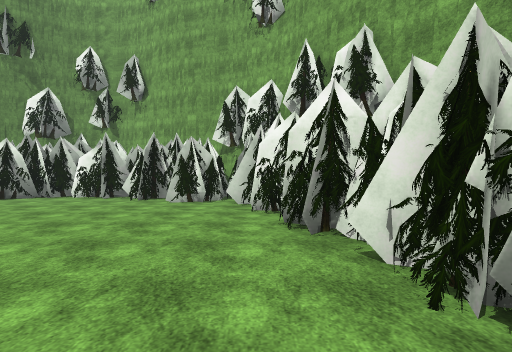
[1] (above)

21 first-person views from a walk through a scene from a Unity 3-D project. The camera is 1.5 m above the floor, looks level and sees 85° across. The floor is counted in squares, 2 m on a side. Each view is taken from the middle of a square. On the plan, view 1 faces up. The plan holds only what a view shows up to about 10 squares ahead; the rest is blank. The place goes on beyond the plan. Some animated figures are not drawn. Some surface patterns are stand-ins.

[2]
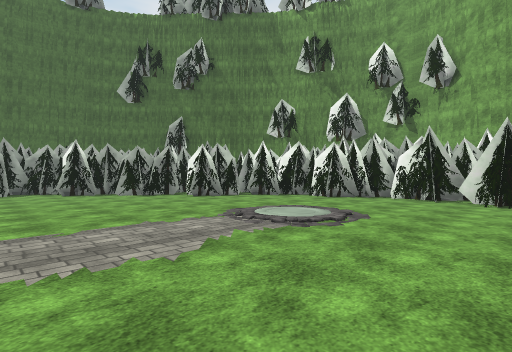

[3]
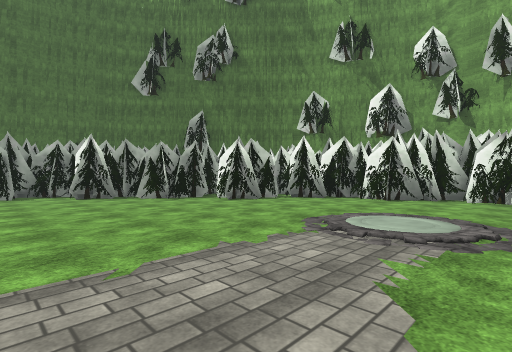

[4]
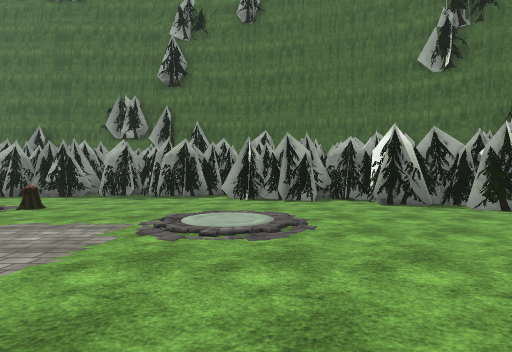

[5]
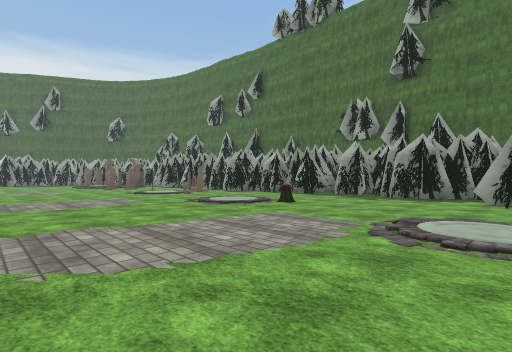

[6]
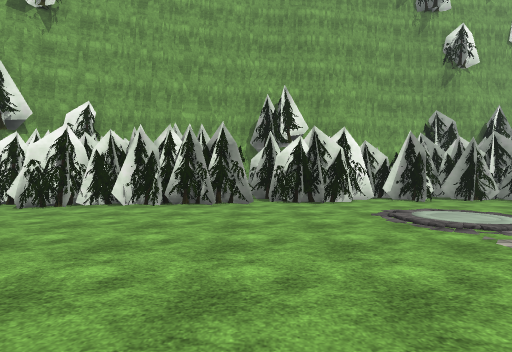

[7]
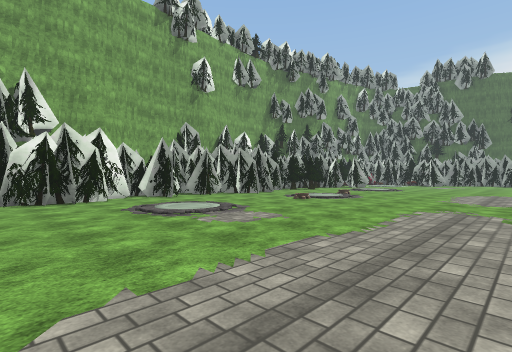

[8]
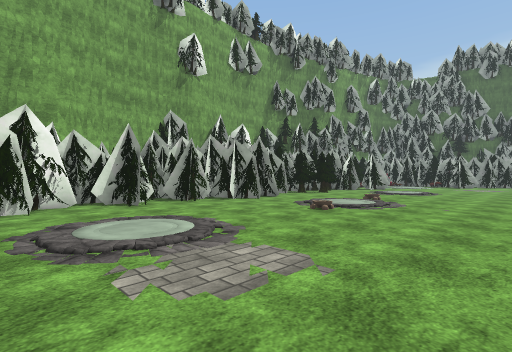

[9]
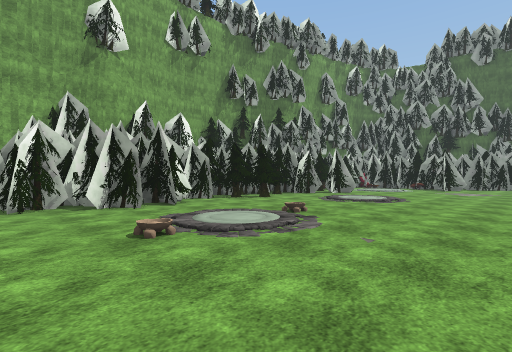

[10]
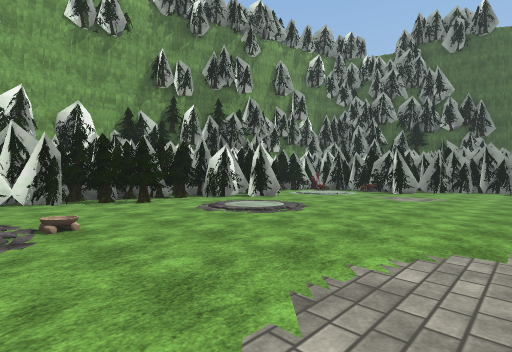

[11]
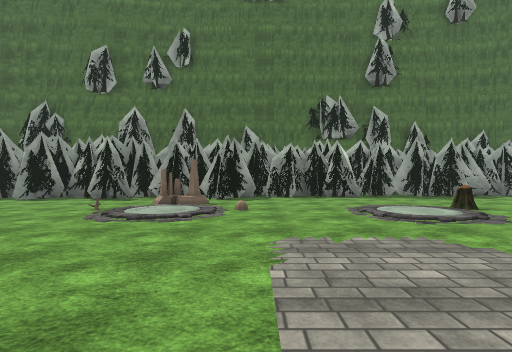

[12]
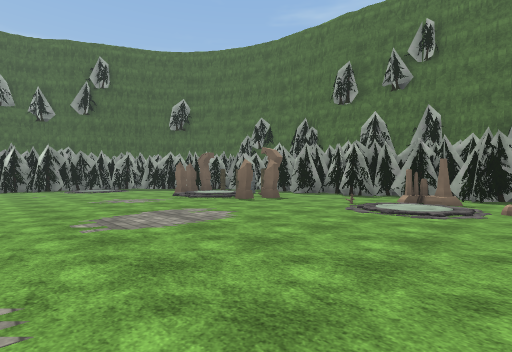

[13]
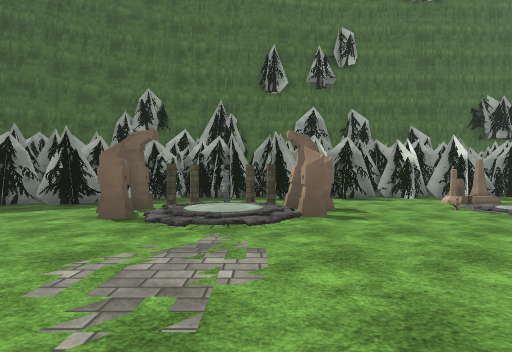

[14]
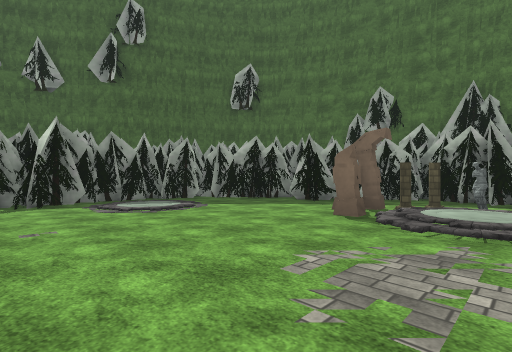

[15]
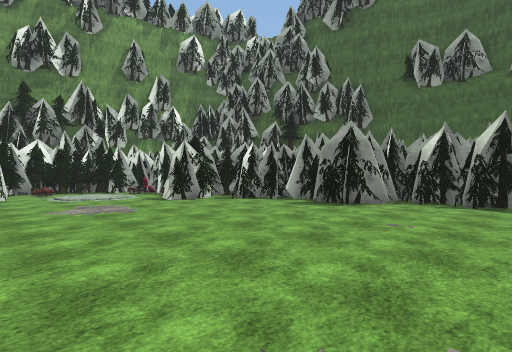

[16]
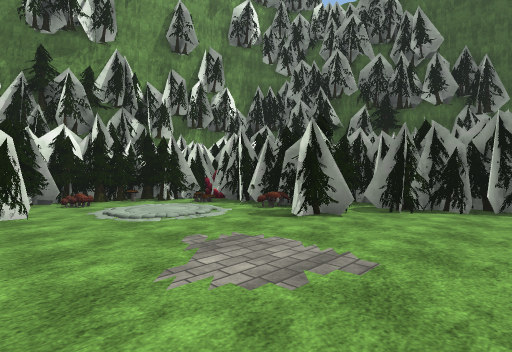

[17]
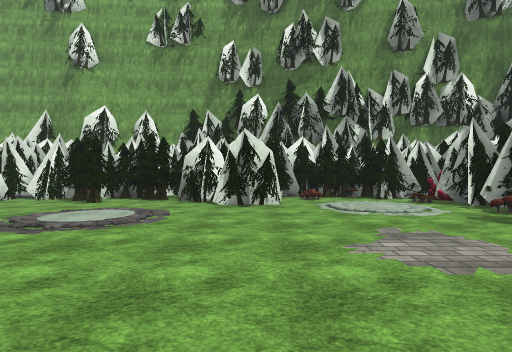

[18]
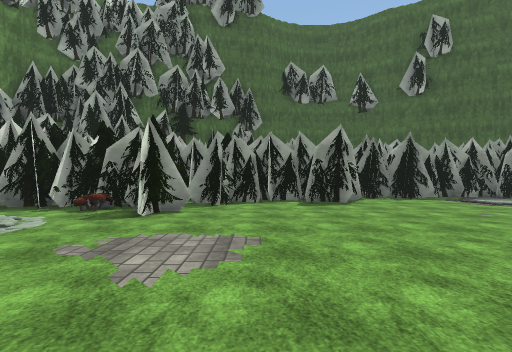

[19]
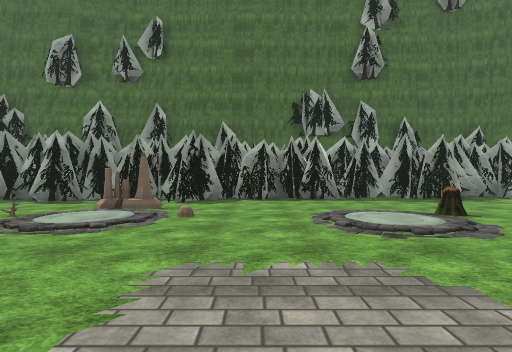

[20]
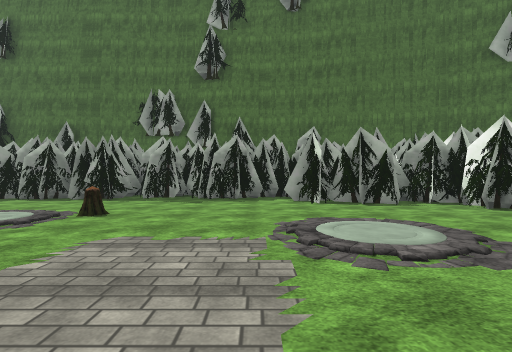

[21]
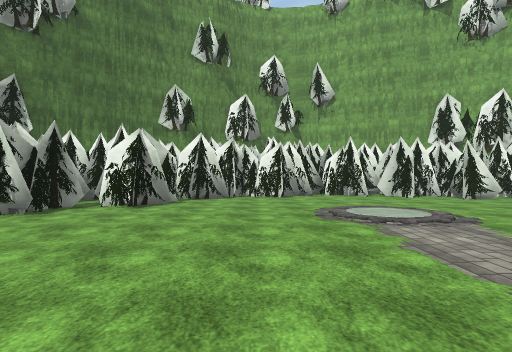

### Floor plan
Key: @ floor where view 1 was taken; # wall or solid block; . main floor; : floor 0.25 m higher than the main floor; / step, stairs or slope; C column; S statue; O other object.
Columns run from 19 left of view 1 to 4 right of it. Each row starts with its distance up from view 1.
 10            #####
  9        #####..######
  8        ##........#.#
  7       ##...........#
  6      ###...........###
  5     ##...............#
  4    ###..............##
  3   ###...............##
  2   ##................##
  1   #.................##
  0  ##................@.#
 -1  ##..................#
 -2  #...................##
 -3 ##...................##
 -4 ##....................#
 -5 #.....................##
 -6 #....O................##
 -7 #......................#
 -8 ##....................##
 -9 ##...................##
-10  #...................##
-11  #.../...............##
-12  ##../................#
-13  ##O.................##
-14  ##..................##
-15  #...................#
-16  ##..................#
-17  #...................#
-18  ##.##..............##
-19  ##CC ::............###
-20   #S.:::..............#
-21   #CC##...............#
-22   ####.............  .#
-23    ##................ #
-24     #............##..#
-25     #...........######
-26     #........#.###
-27     #######.####
-28          ####

Positions as (right, up) in squares from view 1, and headings:
1: (0, 0), facing up
2: (-3, 0), facing up-left
3: (-5, 0), facing up-left
4: (-8, -1), facing left
5: (-8, -1), facing down-left
6: (-6, -1), facing right
7: (-7, -1), facing down-right
8: (-5, -3), facing down-right
9: (-5, -7), facing down-right
10: (-6, -11), facing down-right
11: (-8, -11), facing left
12: (-7, -11), facing down-left
13: (-8, -19), facing left
14: (-8, -19), facing down-left
15: (-10, -19), facing down-right
16: (-5, -19), facing down-right
17: (-6, -19), facing right
18: (-4, -18), facing down
19: (-9, -10), facing left
20: (-9, -3), facing left
21: (-9, -1), facing up
